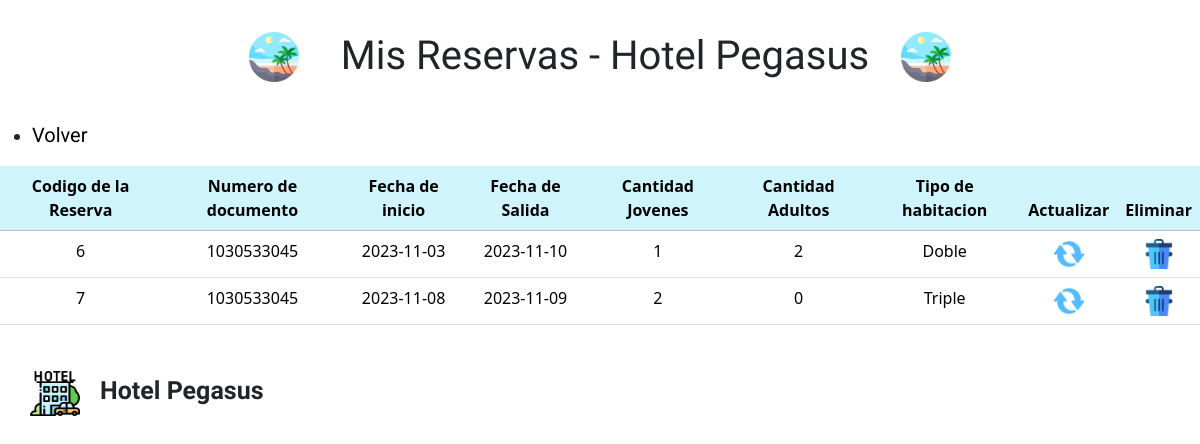
/pages/mostrarReserva.php?numeroDocumento_cli=1030533045, run on the app's committed database.
### tables this page shows
CREATE TABLE `tb_tipohabitacion_tb_reserva` (
  `codigo_tpH` int(11) DEFAULT NULL,
  `codigo_res` int(11) DEFAULT NULL
);

CREATE TABLE `tb_reserva` (
  `codigo_res` int(11) NOT NULL,
  `numeroDoc_cli` varchar(10) NOT NULL,
  `fechaInicio` date NOT NULL,
  `fechaSalida` date NOT NULL,
  `cantidadJovenes` int(11) NOT NULL,
  `cantidadAultos` int(11) NOT NULL
);

CREATE TABLE `tb_tipohabitacion` (
  `codigo_tpH` int(11) NOT NULL,
  `tipo_tpH` varchar(50) NOT NULL,
  `precio_tpH` float NOT NULL,
  `cantidadDisponible_tpH` int(11) NOT NULL,
  `descripcion_tpH` text NOT NULL,
  `minimoPer_tpH` int(11) NOT NULL,
  `maximoPer_tpH` int(11) NOT NULL,
  `imagen_tpH` blob NOT NULL
);

### pages/Conexion.php (called while the page is built)
<?php
class Conexion{
    private static string $driver = 'mysql:host=localhost;port=3307;dbname=hotelpegasusprueba';
    private static string $nombreUsuario = 'root';
    private static string $contrasenaUsuario = '';
    private static $opciones = [
            PDO::MYSQL_ATTR_INIT_COMMAND => "SET NAMES 'utf8mb4'",
            PDO::ATTR_DEFAULT_FETCH_MODE => PDO::FETCH_OBJ
        ];
    public static function conexion(){
        $conexion = new PDO(Conexion::$driver,Conexion::$nombreUsuario,Conexion::$contrasenaUsuario,Conexion::$opciones);
        return $conexion;
    }
}
?>

### pages/reservarClass.php (the view, shortened to what this page needs)
<?php
require_once('Conexion.php');
class Reserva{
    public function mostrarReservas($numeroDocumento_cli){
        $mostrarDatos = Conexion::conexion()->query('SELECT * FROM tb_reserva INNER JOIN tb_tipohabitacion_tb_reserva on tb_tipohabitacion_tb_reserva.codigo_res = tb_reserva.codigo_res INNER JOIN tb_tipohabitacion on tb_tipohabitacion_tb_reserva.codigo_tpH = tb_tipohabitacion.codigo_tpH WHERE numeroDoc_cli = '. $numeroDocumento_cli);
        $mostrarDatos->setFetchMode(PDO::FETCH_ASSOC);
        $mostrarDatos->execute();
        ?>
        <link href="https://cdn.jsdelivr.net/npm/bootstrap@5.3.2/dist/css/bootstrap.min.css" rel="stylesheet">
        <link rel="stylesheet" href="../css/usuarioClass.css">
        <table class="table">
            <thead class="table-info">
                    <tr>
                        <th scope='col'>Codigo de la Reserva</th>
                        <th scope='col'>Numero de documento</th>
                        <th scope='col'>Fecha de inicio</th>
                        <th scope='col'>Fecha de Salida</th>
                        <th scope='col'>Cantidad Jovenes</th>
                        <th scope='col'>Cantidad Adultos</th>
                        <th scope='col'>Tipo de habitacion</th>
                        <th scope='col'>Actualizar</th>
                        <th scope='col'>Eliminar</th>
                    </tr>
            </thead>
            <?php foreach ($mostrarDatos->fetchAll() as $fila){?>
                <tr>
                    <td><?php echo $fila['codigo_res'];?></td>
                    <td><?php echo $fila['numeroDoc_cli'];?></td>
                    <td><?php echo $fila['fechaInicio'];?></td>
                    <td><?php echo $fila['fechaSalida'];?></td>
                    <td><?php echo $fila['cantidadJovenes'];?></td>
                    <td><?php echo $fila['cantidadAultos']?></td>
                    <td><?php echo $fila['tipo_tpH']?></td>
                    <td>
                        <a href="updateReserva.php?codigo_res='<?php echo $fila['codigo_res']?>'"><img src="../img/actualizar.png" alt="imagenActualizar" width="30px" ></a>
                    </td>
                    <td>
                        <a href="updateReserva.php?codigo_res='<?php echo $fila['codigo_res'] ?>'"><img src="../img/eliminar.png" alt="imagenEliminar" width='30px'></a>
                    </td>
                </tr>
                <?php } ?>
        </table>
        <?php
    }
}
?>

### css/usuarioClass.css (style rules this page uses)
th { text-align:center; }
td { padding-top: 10px; text-align: center; }

### data on the page
tb_tipohabitacion_tb_reserva: codigo_res "6", codigo_res.numeroDoc_cli "1030533045", codigo_res.fechaInicio "2023-11-03", codigo_res.fechaSalida "2023-11-10", codigo_res.cantidadJovenes "1", codigo_res.cantidadAultos "2", codigo_tpH.tipo_tpH "Doble"
tb_tipohabitacion_tb_reserva: codigo_res "7", codigo_res.numeroDoc_cli "1030533045", codigo_res.fechaInicio "2023-11-08", codigo_res.fechaSalida "2023-11-09", codigo_res.cantidadJovenes "2", codigo_res.cantidadAultos "0", codigo_tpH.tipo_tpH "Triple"
